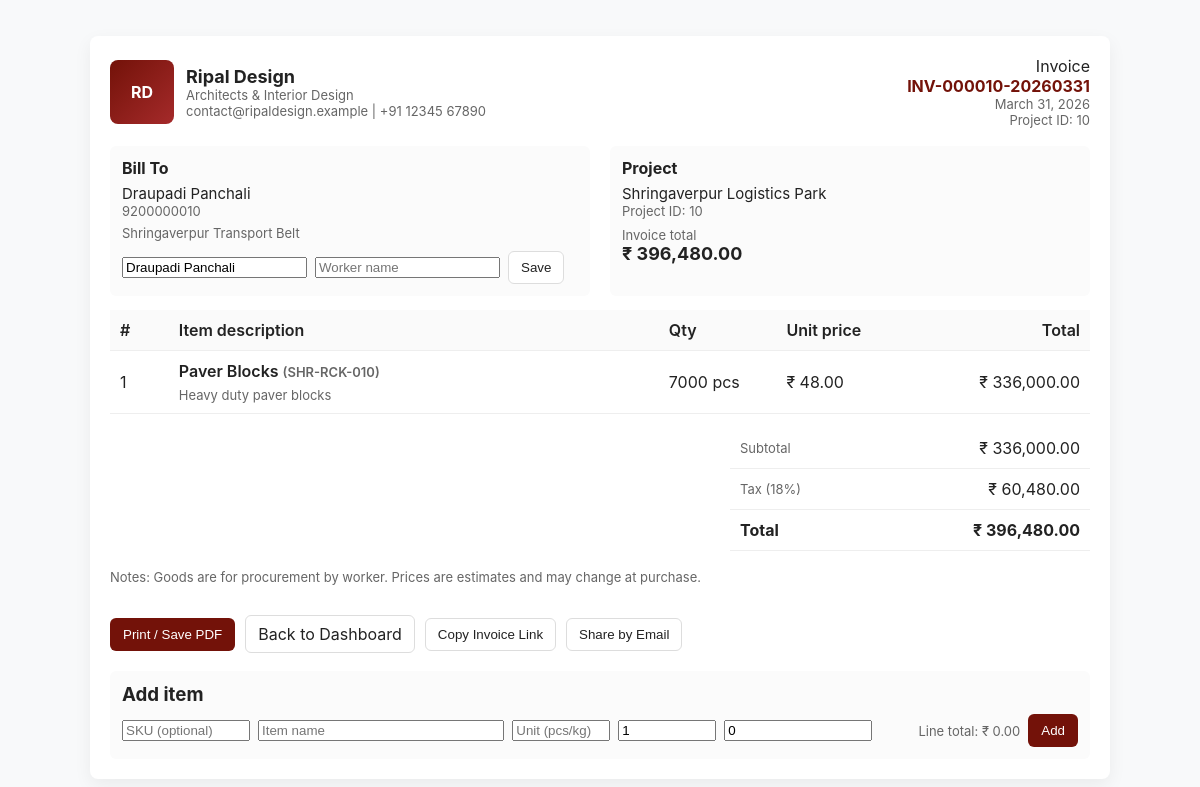
/dashboard/goods_invoice.php?project_id=10 (signed in), run on the app's committed database.
### tables this page shows
CREATE TABLE IF NOT EXISTS projects (
  id INT AUTO_INCREMENT PRIMARY KEY,
  name VARCHAR(255) NOT NULL,
  status ENUM('planning','ongoing','paused','completed','on-hold','cancelled') DEFAULT 'ongoing',
  budget DECIMAL(15,2) DEFAULT NULL,
  progress INT DEFAULT 0,
  due DATE DEFAULT NULL,
  location TEXT DEFAULT NULL,
  site_location VARCHAR(255) DEFAULT NULL,
  address TEXT DEFAULT NULL,
  owner_name VARCHAR(255) DEFAULT NULL,
  owner_contact VARCHAR(50) DEFAULT NULL,
  owner_email VARCHAR(255) DEFAULT NULL,
  worker_name VARCHAR(255) DEFAULT NULL,
  project_type VARCHAR(100) DEFAULT NULL,
  client_id INT DEFAULT NULL,
  created_by INT DEFAULT NULL,
  latitude DECIMAL(10,7) DEFAULT NULL,
  longitude DECIMAL(10,7) DEFAULT NULL,
  created_at TIMESTAMP NOT NULL DEFAULT CURRENT_TIMESTAMP,
  updated_at TIMESTAMP NULL DEFAULT NULL ON UPDATE CURRENT_TIMESTAMP,
  FOREIGN KEY (client_id) REFERENCES users(id) ON DELETE SET NULL,
  FOREIGN KEY (created_by) REFERENCES users(id) ON DELETE SET NULL,
  INDEX idx_projects_status (status),
  INDEX idx_projects_client (client_id)
);

CREATE TABLE IF NOT EXISTS project_goods (
  id INT AUTO_INCREMENT PRIMARY KEY,
  project_id INT NOT NULL,
  sku VARCHAR(100) DEFAULT NULL,
  name VARCHAR(255) NOT NULL,
  description TEXT DEFAULT NULL,
  unit VARCHAR(50) DEFAULT 'pcs',
  quantity INT DEFAULT 1,
  unit_price DECIMAL(12,2) DEFAULT 0,
  total_price DECIMAL(12,2) DEFAULT 0,
  created_at TIMESTAMP DEFAULT CURRENT_TIMESTAMP,
  FOREIGN KEY (project_id) REFERENCES projects(id) ON DELETE CASCADE,
  INDEX idx_project_goods_project (project_id)
);

### dashboard/goods_invoice.php (the view, shortened to what this page needs)
<?php
require_once __DIR__ . '/../includes/init.php';
$project_id = isset($_GET['project_id']) ? (int)$_GET['project_id'] : 0;
$project = ['id'=>$project_id,'name'=>'Project '.$project_id,'owner_name'=>'Client','owner_contact'=>''];
if (isset($pdo) && $pdo instanceof PDO) {
    $stmt = $pdo->prepare('SELECT id,name,owner_name,owner_contact,location FROM projects WHERE id = :id LIMIT 1');
    $stmt->execute(['id'=>$project_id]);
    $r = $stmt->fetch(PDO::FETCH_ASSOC);
    if ($r) $project = $r;
}
$goods = [];
$subtotal = 0.0;
if (isset($pdo) && $pdo instanceof PDO) {
    $stmt = $pdo->prepare('SELECT id,sku,name,description,unit,quantity,unit_price,total_price FROM project_goods WHERE project_id = :pid ORDER BY created_at ASC');
    $stmt->execute(['pid'=>$project_id]);
    $goods = $stmt->fetchAll(PDO::FETCH_ASSOC);
    foreach ($goods as $g) { $subtotal += (float)$g['total_price']; }
}
$tax_rate = 0.18;
$tax = round($subtotal * $tax_rate, 2);
$total = round($subtotal + $tax, 2);
$invoice_id = 'INV-' . str_pad($project_id, 6, '0', STR_PAD_LEFT) . '-' . date('Ymd');
function h($s){ return htmlspecialchars((string)$s, ENT_QUOTES, 'UTF-8'); }
?>
<!doctype html>
<html lang="en">
<head>
  <link rel="stylesheet" href="../assets/css/tailwind.css">
</head>
<body>
<div class="invoice-wrap" role="main">
  <div class="invoice-top">
    <div class="brand">
      <div class="logo">RD</div>
      <div>
        <h1>Ripal Design</h1>
        <div class="small">Architects &amp; Interior Design</div>
        <div class="small">contact@ripaldesign.example | +91 12345 67890</div>
      </div>
    </div>
    <div class="meta">
      <div>Invoice</div>
      <div class="id"><?php echo h($invoice_id); ?></div>
      <div class="small"><?php echo date('F j, Y'); ?></div>
      <div class="small">Project ID: <?php echo (int)$project['id']; ?></div>
    </div>
  </div>
  <div class="grid" style="margin-top:18px">
    <div class="panel">
      <div style="font-weight:700">Bill To</div>
      <div style="margin-top:6px;font-size:15px"><?php echo h($project['owner_name'] ?? 'Client'); ?></div>
      <?php if (!empty($project['owner_contact'])): ?><div class="small"><?php echo h($project['owner_contact']); ?></div><?php endif; ?>
      <?php if (!empty($project['location'])): ?><div class="small" style="margin-top:6px"><?php echo h($project['location']); ?></div><?php endif; ?>
      <form method="post" style="margin-top:10px">
        <div style="display:flex;gap:8px;align-items:center;flex-wrap:wrap">
          <input name="client_name" placeholder="Client name" class="form-control" value="<?php echo h($project['owner_name'] ?? ''); ?>">
          <input name="worker_name" placeholder="Worker name" class="form-control" value="<?php echo h($project['worker_name'] ?? ''); ?>">
          <button class="btn" type="submit">Save</button>
        </div>
      </form>
    </div>
    <div class="panel">
      <div style="font-weight:700">Project</div>
      <div style="margin-top:6px;font-size:15px"><?php echo h($project['name']); ?></div>
      <div class="small">Project ID: <?php echo (int)$project['id']; ?></div>
      <div style="margin-top:8px">
        <div class="small">Invoice total</div>
        <div style="font-size:18px;font-weight:700">₹ <?php echo number_format($total,2); ?></div>
      </div>
    </div>
  </div>
  <table aria-labelledby="items">
    <thead>
      <tr>
        <th style="width:6%">#</th>
        <th>Item description</th>
        <th style="width:12%">Qty</th>
        <th style="width:16%">Unit price</th>
        <th style="width:16%" class="right">Total</th>
      </tr>
    </thead>
    <tbody>
      <?php if (empty($goods)): ?>
        <tr><td colspan="5" class="small">No items added for this project.</td></tr>
      <?php else: $i=1; foreach($goods as $g): ?>
        <tr>
          <td><?php echo $i++; ?></td>
          <td>
            <div style="font-weight:600"><?php echo h($g['name']); ?><?php if(!empty($g['sku'])): ?> <small class="small muted">(<?php echo h($g['sku']); ?>)</small><?php endif; ?></div>
            <?php if (!empty($g['description'])): ?><div class="small muted" style="margin-top:6px"><?php echo h($g['description']); ?></div><?php endif; ?>
          </td>
          <td><?php echo intval($g['quantity']); ?> <?php echo h($g['unit'] ?? 'pcs'); ?></td>
          <td>₹ <?php echo number_format($g['unit_price'],2); ?></td>
          <td class="right">₹ <?php echo number_format($g['total_price'],2); ?></td>
        </tr>
      <?php endforeach; endif; ?>
    </tbody>
  </table>
  <div class="totals">
    <table>
      <tbody>
        <tr><td class="small">Subtotal</td><td class="right">₹ <?php echo number_format($subtotal,2); ?></td></tr>
        <tr><td class="small">Tax (<?php echo ($tax_rate*100); ?>%)</td><td class="right">₹ <?php echo number_format($tax,2); ?></td></tr>
        <tr><td style="font-weight:700">Total</td><td class="right" style="font-weight:700">₹ <?php echo number_format($total,2); ?></td></tr>
      </tbody>
    </table>
  </div>
  <div style="margin-top:18px; display:flex; justify-content:space-between; gap:12px; align-items:center; flex-wrap:wrap">
    <div class="small">Notes: Goods are for procurement by worker. Prices are estimates and may change at purchase.</div>
    <div class="no-print actions">
      <button class="btn primary" onclick="window.print()">Print / Save PDF</button>
      <a class="btn" href="dashboard.php">Back to Dashboard</a>
      <button class="btn" id="copyLink">Copy Invoice Link</button>
      <button class="btn" id="emailLink">Share by Email</button>
    </div>
  </div>
  <div style="margin-top:18px" class="panel">
    <h3 style="margin:0 0 8px">Add item</h3>
    <form id="addItemForm" method="post" style="display:flex;gap:8px;flex-wrap:wrap;align-items:center">
      <input id="sku" name="sku" class="form-control" placeholder="SKU (optional)" style="width:120px">
      <input id="name" name="name" class="form-control" placeholder="Item name" required style="min-width:220px;flex:1">
      <input id="unit" name="unit" class="form-control" placeholder="Unit (pcs/kg)" style="width:90px">
      <input id="quantity" name="quantity" type="number" class="form-control" min="1" value="1" style="width:90px">
      <input id="unit_price" name="unit_price" type="number" step="0.01" class="form-control" min="0" value="0" style="width:140px">
      <div id="lineTotal" class="small" style="min-width:140px; text-align:right">Line total: ₹ 0.00</div>
      <button id="addBtn" class="btn primary" type="submit">Add</button>
    </form>
  </div>
</div>
</body>
</html>

### dashboard/goods_invoice.php (style rules this page uses)
:root { --brand:#731209;--muted:#666;--card-bg:#fff;--surface:#f8f9fa }
body { background:var(--surface);font-family:Inter,system-ui,Segoe UI,Roboto,Arial,sans-serif;color:#222;margin:0;padding:18px }
.invoice-wrap { max-width:980px;margin:18px auto;padding:20px;background:var(--card-bg);box-shadow:0 6px 18px rgba(0,0,0,0.06);border-radius:8px }
.invoice-top { display:flex;gap:16px;align-items:center;justify-content:space-between }
.brand { display:flex;gap:12px;align-items:center }
.brand .logo { width:64px;height:64px;background:linear-gradient(135deg,var(--brand),#a52a2a);border-radius:8px;color:#fff;display:flex;align-items:center;justify-content:center;font-weight:700 }
.brand h1 { margin:0;font-size:18px }
.meta { text-align:right }
.meta .id { font-weight:700;color:var(--brand) }
.grid { display:grid;grid-template-columns:1fr 1fr;gap:20px;margin-top:18px }
.panel { background:#fbfbfb;padding:12px;border-radius:6px }
table { width:100%;border-collapse:collapse;margin-top:14px }
th,td { padding:10px;border-bottom:1px solid #eee;text-align:left }
th { background:#fafafa;font-weight:600 }
.right { text-align:right }
.totals { max-width:360px;margin-left:auto;margin-top:12px }
.actions { margin-top:18px;display:flex;gap:10px;align-items:center }
.btn { display:inline-block;padding:8px 12px;border-radius:6px;text-decoration:none;border:1px solid #ddd;background:#fff;color:#222 }
.btn.primary { background:var(--brand);color:#fff;border-color:transparent }
.small { font-size:13px;color:var(--muted) }

### data on the page
projects: id "10", owner_name "Draupadi Panchali", owner_contact "9200000010", location "Shringaverpur Transport Belt", client_name "Draupadi Panchali", name "Shringaverpur Logistics Park"
project_goods: name "Paver Blocks", sku "SHR-RCK-010", description "Heavy duty paver blocks", quantity "7000", unit "pcs", unit_price "48.00", total_price "336,000.00"

### other printed values
$invoice_id "INV-000010-20260331"
$total "396,480.00"
$subtotal "336,000.00"
$tax_rate*100 "18"
$tax "60,480.00"
